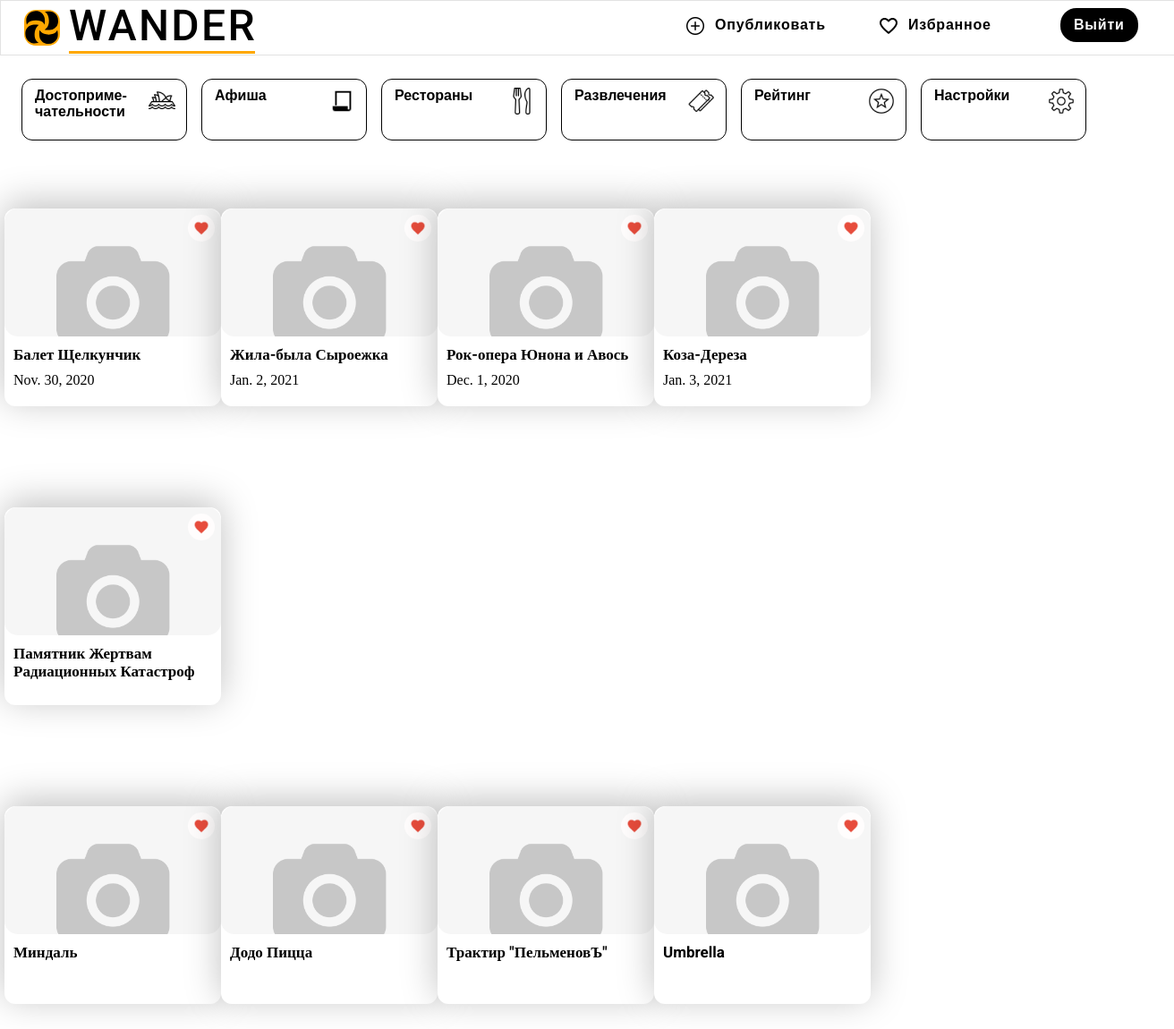
Before: /users/profile/favourites/ (signed in) with the older database file.
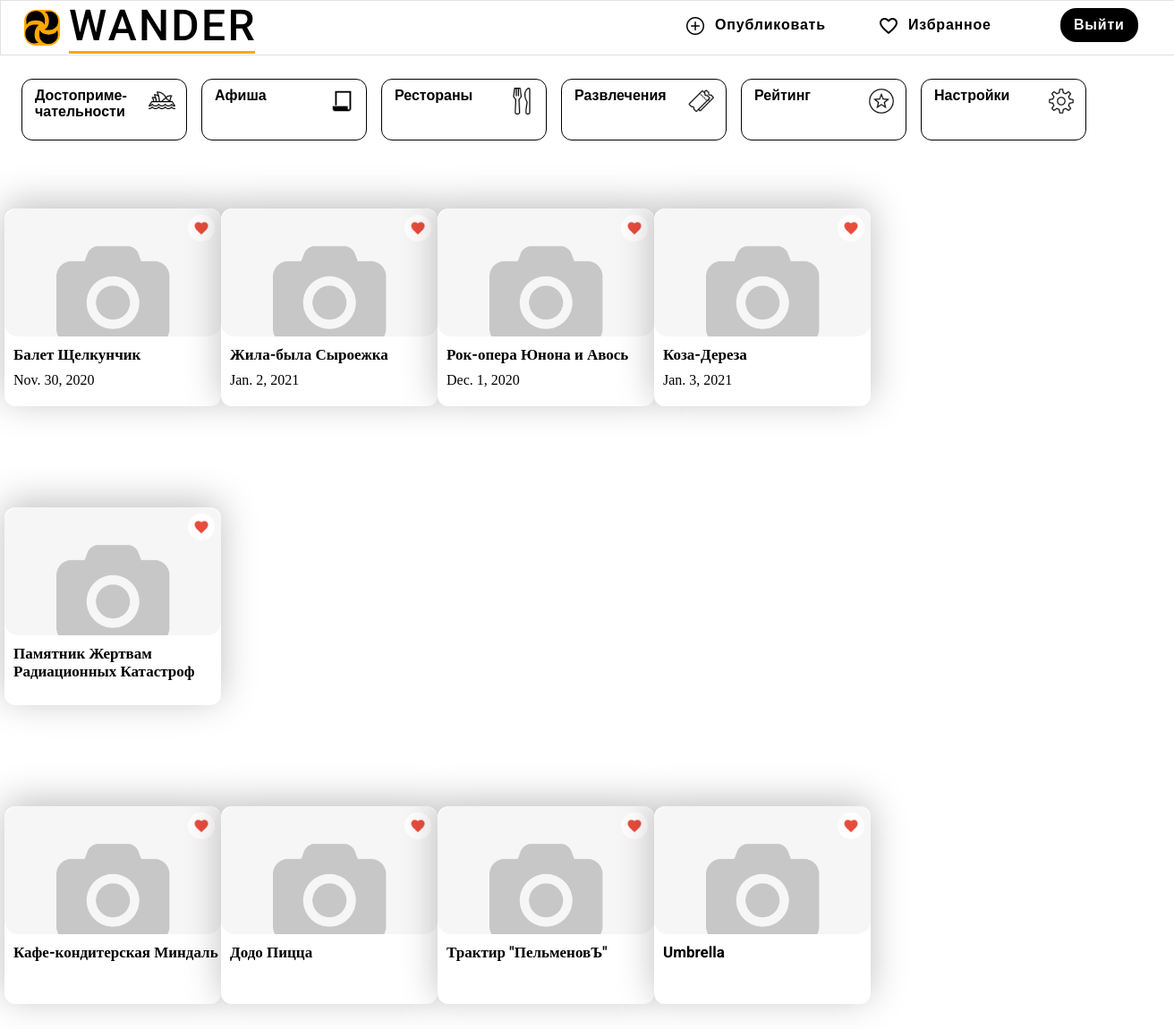
After: the same page with the newer database file.
### wander/models.py (models this page shows, shortened)
class PosterEvent(models.Model):
    class Meta:
        db_table = "poster_event"
    class NewManager(models.Manager):
        def get_queryset(self):
            return super().get_queryset().filter(status='opened')
    options = (
        ('opened', 'Opened'),
        ('closed', 'Closed'),
    )
    place = models.ForeignKey(Place, on_delete=models.CASCADE)
    date_start = models.DateField(auto_now=False, auto_now_add=False, default=timezone.now)
    date_end = models.DateField(auto_now=False, auto_now_add=False, default=None, null=True)
    name = models.CharField(max_length=30, default='add_name_event')
    ended = models.BooleanField(default=False)
    status = models.CharField(max_length=10, choices=options, default='opened')
    favourites = models.ManyToManyField(
        User, related_name='favourite_poster_event', default=None, blank=True)
    objects = models.Manager()  # default manager
    newmanager = NewManager()  # custom manager
    image = models.ImageField(upload_to=image_path_posterevent, default='img/default.jpg')

class Attraction(models.Model):
    class NewManager(models.Manager):
        def get_queryset(self):
            return super().get_queryset() .filter(status='opened')
    options = (
        ('opened', 'Opened'),
        ('closed', 'Closed'),
    )
    place = models.ForeignKey(Place, on_delete=models.CASCADE, )
    history = models.CharField(max_length=255)
    status = models.CharField(max_length=10, choices=options, default='opened')
    favourites = models.ManyToManyField(
        User, related_name='favourite_attraction', default=None, blank=True)
    objects = models.Manager()  # default manager
    newmanager = NewManager()  # custom manager
    image = models.ImageField(upload_to=image_path_attraction, default='img/default.jpg')

class Place(models.Model):
    city = models.ForeignKey(City, on_delete=models.CASCADE, related_name='city')
    full_address = models.CharField(max_length=255)
    name = models.CharField(max_length=50)
    rating = models.FloatField(max_length=3)
    description = models.CharField(max_length=255)
    image_map = models.ImageField(upload_to=image_map_path, default='img/map/default.jpg')
    def __str__(self):
        return "%s: %s, %s" % (self.name, self.city.__str__(),  self.full_address)

class Restaurant(models.Model):
    class NewManager(models.Manager):
        def get_queryset(self):
            return super().get_queryset().filter(status='opened')
    options = (
        ('opened', 'Opened'),
        ('closed', 'Closed'),
    )
    place = models.ForeignKey(Place, on_delete=models.CASCADE,)
    name = models.CharField(max_length=50)
    description = models.CharField(max_length=255)
    status = models.CharField(max_length=10, choices=options, default='opened')
    favourites = models.ManyToManyField(
        User, related_name='favourite_restaurant', default=None, blank=True)
    objects = models.Manager()  # default manager
    newmanager = NewManager()  # custom manager
    image = models.ImageField(upload_to=image_path_restaurant, default='img/default.jpg')

### users/views.py (the view)
# urls.py: path('profile/favourites/', views.favourite_list, name='favourite_list'),
@ login_required
def favourite_list(request):
    new_poster_event = PosterEvent.newmanager.filter(favourites=request.user)
    new_restaurant = Restaurant.newmanager.filter(favourites=request.user)
    new_attraction = Attraction.newmanager.filter(favourites=request.user)
    return render(request,
        'users/favourites.html',
        {'new_poster_event': new_poster_event,
        'new_restaurant': new_restaurant,
        'new_attraction': new_attraction})

### wander/models.py (called while the page is built)
    def __str__(self):
        return "%s" % self.name

### users/templates/users/favourites.html (shortened to what this page needs)
{% extends 'wander/base_new.html' %}
{% load static %}
{% block context %}
    <section class="blocks-row-city">
        {% for poster in new_poster_event %}
            <div class="block" onclick="location.href='{% url 'poster-detail' poster.pk %}';">
                <div class="bl_img" style="background-image: url('{{ poster.image.url }}')">
                    <button>
                        {% if user.is_authenticated %}
                        {% if poster.favourites.filter.exists %}
                        <div><a href="{% url 'users:favourite_add_poster' poster.id %}" class="">
                            <div class="bl_favorites"> <img src={% static 'wander/img/no_love.png' %} alt="no_love"></div></a></div>
                        {% else %}
                        <div><a href="{% url 'users:favourite_add_poster' poster.id %}" class="">
                            <div class="bl_favorites"> <img src={% static 'wander/img/love.png' %} alt="love"></div></a></div>
                        {% endif %}
                        {% else %}
                        <div><a href="{% url 'users:signup' %}" class="">
                            <div class="bl_favorites"> <img src={% static 'wander/img/love.png' %} alt="love"> </div></a></div>
                        {% endif %}
                    </button>
                </div>
                <div class="bl_text">
                    <div class="name">{{ poster.name }}</div>
                    <div class="datetime">{{ poster.date_start }}</div>
                </div>
            </div>
        {% empty %}
            <li>В избранном пока ещё нет мероприятий.</li>
        {% endfor %}
    </section>
    <section class="blocks-row-city">
        {% for attraction in new_attraction %}
            <div class="block"onclick="location.href='{% url 'attraction-detail' attraction.pk %}';">
                <div class="bl_img" style="background-image: url('{{ attraction.image.url }}')">
                    <button>
                        {% if user.is_authenticated %}
                            {% if attraction %}
                        <div><a href="{% url 'users:favourite_add_attraction' attraction.id %}" class="">
                            <div class="bl_favorites"> <img src={% static 'wander/img/no_love.png' %} alt="no_love"></div></a></div>
                        {% else %}
                        <div><a href="{% url 'users:favourite_add_attraction' attraction.id %}" class="">
                            <div class="bl_favorites"> <img src={% static 'wander/img/love.png' %} alt="love"></div></a></div>
                        {% endif %}
                        {% else %}
                        <div><a href="{% url 'users:signup' %}" class="">
                            <div class="bl_favorites"> <img src={% static 'wander/img/love.png' %} alt="love"></div></a></div>
                        {% endif %}
                    </button>
                </div>
                <div class="bl_text">
                    <div class="name">{{ attraction.place.name }}</div>
                </div>
            </div>
        {% empty %}
            <li>В избранном пока ещё нет достопримечательностей.</li>
        {% endfor %}
    </section>
    <section class="blocks-row-city">
        {% for restaurant in new_restaurant %}
            <div class="block" onclick="location.href='{% url 'restaurant-detail' restaurant.pk %}';">
                <div class="bl_img" style="background-image: url('{{ restaurant.image.url }}')">
                    <button>
                        {% if user.is_authenticated %}
                        {% if restaurant %}
                        <div><a href="{% url 'users:favourite_add_restaurant' restaurant.id %}" class="">
                            <div class="bl_favorites"> <img src={% static 'wander/img/no_love.png' %} alt="no_love"></div></a></div>
                        {% else %}
                        <div><a href="{% url 'users:favourite_add_restaurant' restaurant.id %}" class="">
                            <div class="bl_favorites"> <img src={% static 'wander/img/love.png' %} alt="love"></div></a></div>
                        {% endif %}
                        {% else %}
                        <div><a href="{% url 'users:signup' %}" class="">
                            <div class="bl_favorites"> <img src={% static 'wander/img/love.png' %} alt="love"></div></a></div>
                        {% endif %}
                    </button>
                </div>
                <div class="bl_text">
                    <div class="name">{{ restaurant.name }}</div>
                </div>
            </div>
        {% empty %}
            <li>В избранном пока ещё нет ресторанов.</li>
        {% endfor %}
    </section>
{% endblock %}

### wander/templates/wander/base_new.html (shortened to what this page needs)
<!DOCTYPE html>
<html lang="ru">
	<head>
		{% load static %}
        <link rel="stylesheet" href={% static 'wander/place_.css' %}>
	</head>
	<body>
		<header>
			<div class="main_panel">
				<a href={% url 'homepage' %}>
                           <div class="logo">
					    <img class="logo_img" src='{% static 'wander/img/logo.svg' %}' alt="logo">
					<span class="logo_text">
						WANDER
					</span>
				</div>
                </a>
				<ul class="mini_menu">
						<li class = "publish">
							<a href="#"><div>{% load static %}<img src='{% static 'wander/img/add.png' %}' alt="">
							<p>Опубликовать</p></div></a>
						</li>
                        {% if user.is_authenticated %}
                        <li class ="favorites">
                            <a href={% url 'users:favourite_list' %}><div><img src={% static "wander/img/love.png" %} alt="">
                                <p>Избранное</p></div></a>
					    </li>
                        {% else %}
                        <li class ="favorites">
                            <a href="#popup"><div><img src={% static "wander/img/love.png" %} alt="">
						        <p>Избранное</p></div></a>
					    </li>
                            {% endif %}
					</ul>
					{% if user.is_authenticated %}
						<a class="sing_in" href={% url "users:signout" %}> Выйти</a>
					{% else %}
						<a class="sing_in" href="#popup">Войти</a>
					{% endif %}
			</div>
		</header>
        <section class="main_menu">
            <ul class="menu">
                <li class="place {% block place_checked %}{% endblock %}"> <a href={% url 'attraction-list'  %}  ><div><p>Достоприме-чательности</p>
                    <img src={% static 'wander/img/place.png' %} alt="place"></div></a>
                </li>
                <li class="poster {% block poster_checked %}{% endblock %}">	<a href={%  url 'poster-list' %}><div><p>Афиша</p>
                    <img src={% static 'wander/img/poster.png' %} alt="poster"></div></a>
                </li>
                <li class="eat {% block eat_checked %}{% endblock %}"><a href={% url 'restaurant-list' %}><div><p>Рестораны</p>
                    <img src={% static 'wander/img/restaurant.png' %} alt="eat"></div></a>
                </li>
                <li class="tickets {% block tickets_checked %}{% endblock %}"><a href={% url 'poster-list' %}><div><p>Развлечения</p>
                    <img src={% static 'wander/img/tickets.png' %} alt="tickets"></div></a>
                </li>
                <li class="rating {% block rating_checked %}{% endblock %}"><a href={% url 'rating' %}><div><p>Рейтинг</p>
                    <img src={% static 'wander/img/rating.png' %} alt="rating"></div></a>
                </li>
                <li class="setting"><button class="settings"><div><p>Настройки</p>
					<img src={% static 'wander/img/settings.png' %} alt="settings"></div></button>
				</li>
            </ul>
        </section>
				{% block context %}{% endblock %}
			</body>
</html>

### wander/static/wander/place_.css (style rules this page uses)
* { margin:0; padding:0; }
header { width: 100%; border: 1px solid rgba(193, 193, 193, 0.47); }
.main_panel { position: relative; height: 60px; width: 1280px; margin:0 auto; display: flex; }
.logo_img { margin: 10px; }
.logo_text { position: absolute; width: 208px; border-bottom: 3px solid #FFA800; font-family: Roboto; font-weight: 500; font-size: 48px; line-height: 56px; text-align: center; letter-spacing: 0.05em; color: #000000; }
.mini_menu { position: absolute; left: 720px; display: inline-flex; }
.mini_menu>li { margin:8px 20px; box-sizing: border-box; border-radius: 13px; list-style-type:none; height: 44px; width: 176px; }
.mini_menu>li>a>div>img { padding-top: 8px; padding-left: 8px; }
.mini_menu>li>a>div>p { padding-top: 10px; padding-left: 10px; font-family: Arial; font-weight: bold; font-size: 16px; line-height: 18px; display: flex; align-items: center; text-align: center; letter-spacing: 0.05em; color: #000000; position: absolute; display: inline; }
.sing_in { text-decoration: none; position: absolute; left:1168px; background: #000000; border-radius: 18px; max-height: 39px; max-width: 81px; margin: 8px 0; padding: 10px 15px; font-family: Arial; font-weight: bold; font-size: 16px; line-height: 18px; letter-spacing: 0.05em; color: #FFFFFF; }
section { width: 1280px; min-height: 10px; margin:0 auto; position: relative; }
.main_menu { height: 96px; margin: 0 auto; }
.menu { list-style-type:none; display: inline-flex; justify-content:center; }
.menu>li { position: relative; }
.menu>li>a>div { height: 58px; width: 169px; border: 1px solid #000000; border-radius: 12px; font-family: Arial; font-weight: bold; font-size: 16px; line-height: 18px; display: flex; padding-left: 14px; padding-top: 9px; color: #000; }
.menu>li>a>div>img { position: absolute; left:150px; height: 30px; width: 30px; }
.menu>li>a { text-decoration: none; display: block; margin:26px 8px; }
.settings>div { height: 58px; width: 169px; border: 1px solid #000000; border-radius: 12px; font-family: Arial; font-weight: bold; font-size: 16px; line-height: 18px; display: flex; padding-left: 14px; padding-top: 9px; color: #000; }
.settings>div>img { position: absolute; left:150px; height: 30px; width: 30px; }
.settings { margin:0; border:none; background-color: #fff; text-decoration: none; display: block; margin-top: 26px; margin-left: 8px; margin-bottom: 10px; border-radius: 12px; }
.setting { position: relative; display: inline-block; }
.blocks-row-city { width: 1302px; margin: 75px auto; position: relative; flex-flow: wrap; display: flex; }
.block { height: 221px; width: 242px; margin-bottom:38px; box-shadow: 0px -6px 40px rgba(0, 0, 0, 0.25); background: #FFFFFF; box-sizing: border-box; border-radius: 12px; overflow: hidden; cursor:pointer }
.bl_img { height: 143px; width: 242px; border-radius: 15px; background-size: cover; background-image:url(img/krem.png); cursor:pointer }
.bl_img>button { border:none; float:right; margin-right: 7px; margin-top: 7px; background:none; }
.bl_favorites { display: flex; align-items:center; justify-content:center; height: 30px; width: 30px; background: #FFFDFD; border-radius: 50px; }
.bl_favorites>img { height: 18px; width: 18px; }
.bl_text { margin-left: 10px; margin-top: 10px; }
.name { margin-bottom: 10px; font-family: Roboto; font-weight: bold; font-size: 17px; line-height: 20px; color: #000000; }

Changed rows visible on the page:
changed Restaurant: name "Миндаль" → "Кафе-кондитерская Миндаль"
